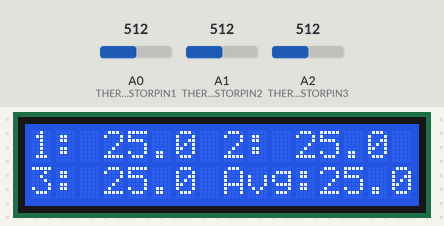
A sketch run on a simulated Arduino Uno, built with avr-gcc and run on an emulated ATmega328P. On the bench: 16×2 character LCD. Inputs (shaded band) come from the test bench; at power-on: A0 (THERMISTORPIN1) = 512, A1 (THERMISTORPIN2) = 512, A2 (THERMISTORPIN3) = 512. What the sketch prints to the serial monitor is not drawn.

Above: at 1.2 s.
1.3 s: A0 (THERMISTORPIN1) set to 716
At 3.5 s:
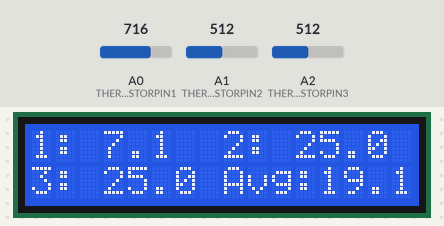
4.7 s: A1 (THERMISTORPIN2) set to 1023
At 7.8 s:
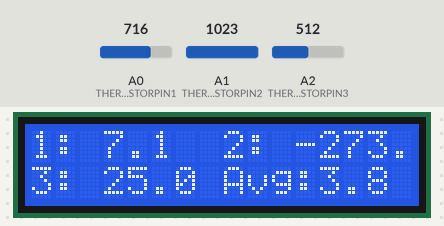
8.1 s: A2 (THERMISTORPIN3) set to 617
At 10.5 s:
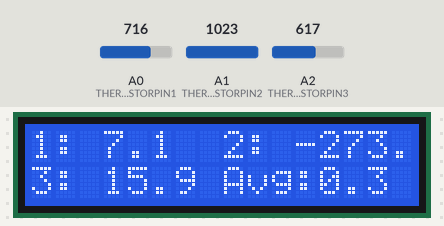
11.5 s: A2 (THERMISTORPIN3) set to 640
At 14.6 s:
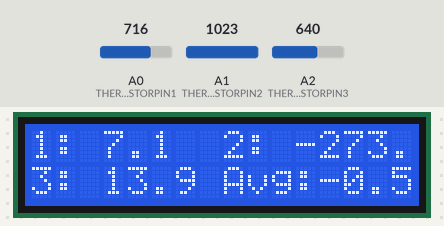
14.9 s: A1 (THERMISTORPIN2) set to 900
At 16.4 s:
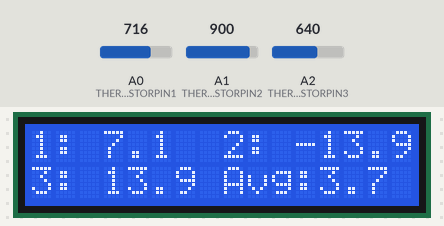
18.3 s: A0 (THERMISTORPIN1) set to 900
At 21.4 s:
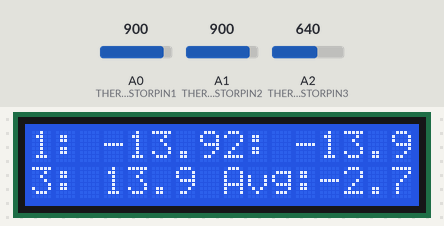
Timing chart, 0 to 22.7 s (numbered marks = the images above; inputs shaded):
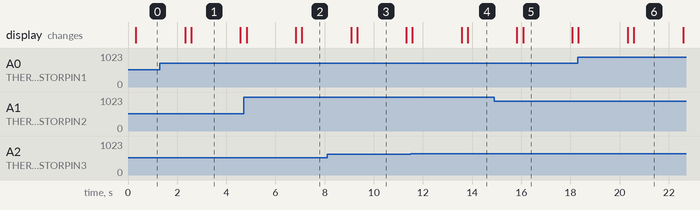

The sketch:

I2C_LCD_DisplayTemp.ino
```cpp
// include the library code
#include <Wire.h>
#include <LiquidCrystal_I2C.h>

int tim = 2000; //the value of delay time for display
LiquidCrystal_I2C lcd(0x27,16,2); // set the LCD address to 0x27 for a 16 chars and 2 line display

// which analog pin to connect
#define THERMISTORPIN1 A0
#define THERMISTORPIN2 A1
#define THERMISTORPIN3 A2
// resistance at 25 degrees C
#define THERMISTORNOMINAL 10000
// temp. for nominal resistance (almost always 25 C)
#define TEMPERATURENOMINAL 25
// how many samples to take and average, more takes longer
// but is more 'smooth'
#define NUMSAMPLES 3
// The beta coefficient of the thermistor (usually 3000-4000)
#define BCOEFFICIENT 3950
// the value of the 'other' resistor
#define SERIESRESISTOR 10000

uint16_t sample1[NUMSAMPLES];
uint16_t sample2[NUMSAMPLES];
uint16_t sample3[NUMSAMPLES];
uint16_t num_thermistors = 3;

void setup()
{
  lcd.init(); //initialize the lcd
  lcd.backlight(); //open the backlight

  Serial.begin(9600);
  // connect AREF to 3.3V and use that as VCC, less noisy!
  analogReference(EXTERNAL);
}

void loop(void) {
  uint8_t i;
  float average1 = 0.0;
  float average2 = 0.0;
  float average3 = 0.0;
  float avg = 0;
  float temp1, temp2, temp3, tempAvg;

  // take N samples in a row, with a slight delay
//  for (i=0; i< NUMSAMPLES*num_thermistors; i+=num_thermistors) {
//   samples[i] = analogRead(THERMISTORPIN1);
//   samples[i+1]= analogRead(THERMISTORPIN2);
//   samples[i+2]= analogRead(THERMISTORPIN3);
//   delay(10);
//  }

  for (i=0; i< NUMSAMPLES; i++) {
    sample1[i] = analogRead(THERMISTORPIN1);
    sample2[i] = analogRead(THERMISTORPIN2);
    sample3[i] = analogRead(THERMISTORPIN3);
    delay(10);
  }

  // average all the samples out
    for (i=0; i< NUMSAMPLES; i++) {
     average1 += sample1[i];
     average2 += sample2[i];
     average3 += sample3[i];
  }
//  average /= NUMSAMPLES*num_thermistors;

  average1 /= NUMSAMPLES;
  average2 /= NUMSAMPLES;
  average3 /= NUMSAMPLES;
  avg = (average1 + average2 + average3)/num_thermistors;

  Serial.print("Average analog reading ");
  Serial.println(avg);
  temp1 = getCTemp(average1);
  temp2 = getCTemp(average2);
  temp3 = getCTemp(average3);
  tempAvg = getCTemp(avg);

  lcd.setCursor(0,0); // set the cursor to column 0, line 0
  lcd.print("1: ");
  lcd.print(temp1,1); // print to 1 decimal places
  lcd.setCursor(8,0); // set the cursor to column 8, line 0
  lcd.print("2: ");
  lcd.print(temp2,1);

  lcd.setCursor(0,1); // set the cursor to column 0, line 1
  lcd.print("3: ");
  lcd.print(temp3,1);
  lcd.setCursor(8,1); // set the cursor to column 8, line 1
  lcd.print("Avg:");
  lcd.print(tempAvg,1);

  delay(tim);
  lcd.clear(); //Clears the LCD screen and positions the cursor in the upper-left corner.
}

float getCTemp(float average){
  // convert the value to resistance
  average = 1023 / average - 1;
  average = SERIESRESISTOR / average;
  Serial.print("Thermistor resistance ");
  Serial.println(average);

  float steinhart;
  steinhart = average / THERMISTORNOMINAL;     // (R/Ro)
  steinhart = log(steinhart);                  // ln(R/Ro)
  steinhart /= BCOEFFICIENT;                   // 1/B * ln(R/Ro)
  steinhart += 1.0 / (TEMPERATURENOMINAL + 273.15); // + (1/To)
  steinhart = 1.0 / steinhart;                 // Invert
  steinhart -= 273.15;                         // convert to C

  Serial.print("Temperature ");
  Serial.print(steinhart);
  Serial.println(" *C");

  return steinhart;
}
```

Measured:
- after the input at 1.3 s, the display: first differs from a run without the input after 1.3 s (image 1)
- after the input at 4.7 s, the display: first differs from a run without the input after 2.4 s (image 2)
- after the input at 8.1 s, the display: first differs from a run without the input after 1.2 s (image 3)
- after the input at 11.5 s, the display: first differs from a run without the input after 2.3 s (image 4)
- after the input at 18.3 s, the display: first differs from a run without the input after 2.3 s (image 6)
- what the display in image 1 shows lasts 2.0 s, from 2.6 s to 4.6 s
